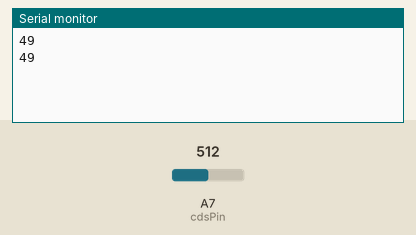
A sketch run on a simulated Arduino Nano, built with avr-gcc and run on an emulated ATmega328P. On the bench: the last lines printed to the serial monitor. The test bench sets the inputs (shaded band); at power-on: A7 (cdsPin) = 512.

Above: at 1.8 s.
1.9 s: A7 (cdsPin) set to 716
At 2.8 s:
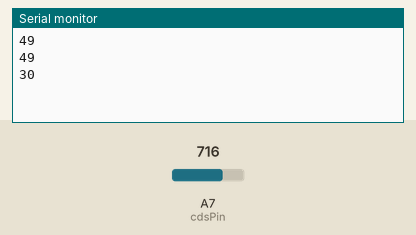
3.4 s: A7 (cdsPin) set to 900
At 4.8 s:
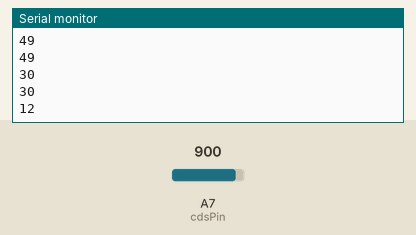
Timing chart, 0 to 6.4 s (numbered marks = the images above; inputs shaded):
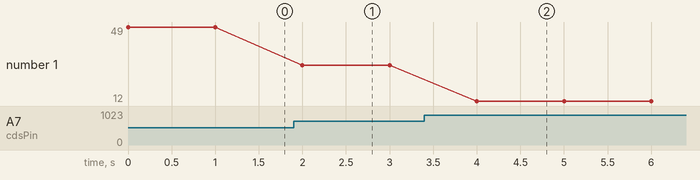

The sketch:

arduino_sensor.ino
```cpp
#define cdsPin A7

void setup() {
  // put your setup code here, to run once:
  Serial.begin(9600);
}

void loop() {
  // put your main code here, to run repeatedly:
  int cds = analogRead(cdsPin);
  int bright = map(cds, 1023, 0, 0, 100);
  Serial.println(bright);
  delay(1000);
}
```

Measured:
- after the input at 1.9 s, the serial monitor: prints a new line after 0.10 s (image 1)
- after the input at 3.4 s, the serial monitor: prints a new line after 0.60 s (image 2)
- plotted number 1: 49 → 30 after the input at 1.9 s, 30 → 12 after the input at 3.4 s
